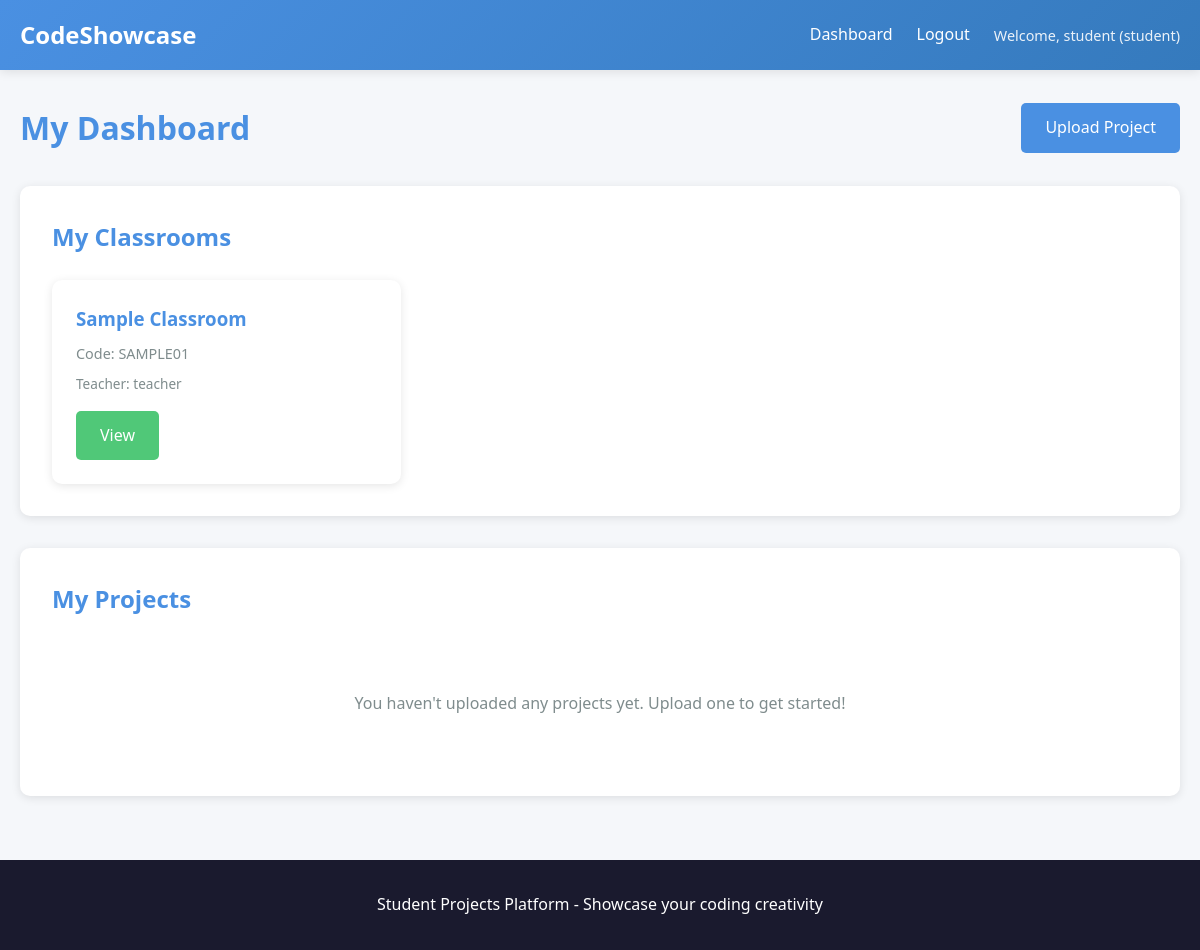
The page /dashboard (signed in) on the database its author committed.
### app.py (models this page shows)
class User(UserMixin, db.Model):
    id = db.Column(db.Integer, primary_key=True)
    username = db.Column(db.String(80), unique=True, nullable=False)
    email = db.Column(db.String(120), unique=True, nullable=False)
    password_hash = db.Column(db.String(255), nullable=False)
    role = db.Column(db.String(20), default='student')  # student, teacher, staff, parent, or admin
    parent_email = db.Column(db.String(120), nullable=True)  # Parent email for students (required for students)
    created_at = db.Column(db.DateTime, default=datetime.utcnow)
    classrooms = db.relationship('Classroom', backref='teacher', lazy=True)
    projects = db.relationship('Project', foreign_keys='Project.student_id', backref='student', lazy=True)
    challenge_submissions = db.relationship('ChallengeSubmission', backref='student', lazy=True)

class Classroom(db.Model):
    id = db.Column(db.Integer, primary_key=True)
    name = db.Column(db.String(100), nullable=False)
    code = db.Column(db.String(10), unique=True, nullable=False)
    teacher_id = db.Column(db.Integer, db.ForeignKey('user.id'), nullable=False)
    created_at = db.Column(db.DateTime, default=datetime.utcnow)
    students = db.relationship('ClassroomStudent', backref='classroom', lazy=True, cascade='all, delete-orphan')
    projects = db.relationship('Project', backref='classroom', lazy=True)
    challenges = db.relationship('Challenge', backref='classroom', lazy=True)
    subjects = db.relationship('Subject', backref='classroom', lazy=True, cascade='all, delete-orphan')

### app.py (the view)
@app.route('/dashboard')
@login_required
def dashboard():
    if current_user.role == 'admin':
        return redirect(url_for('admin_dashboard'))
    elif current_user.role == 'parent':
        return redirect(url_for('parent_dashboard'))
    elif current_user.role in ['teacher', 'staff']:
        classrooms = Classroom.query.filter_by(teacher_id=current_user.id).all()
        return render_template('teacher_dashboard.html', classrooms=classrooms)
    else:
        enrollments = ClassroomStudent.query.filter_by(student_id=current_user.id).all()
        if not enrollments:
            flash('You must be enrolled in a classroom. Please contact your teacher or admin.', 'warning')
            return render_template('student_dashboard.html', classrooms=[], projects=[], no_classroom=True)
        classroom_ids = [e.classroom_id for e in enrollments]
        classrooms = Classroom.query.filter(Classroom.id.in_(classroom_ids)).all()
        projects = Project.query.filter_by(student_id=current_user.id).all()
        return render_template('student_dashboard.html', classrooms=classrooms, projects=projects, no_classroom=False)

### app.py (called while the page is built)
@login_manager.user_loader
def load_user(user_id):
    return User.query.get(int(user_id))

### templates/student_dashboard.html (shortened to what this page needs)
{% extends "base.html" %}
{% block content %}
<div class="container">
    {% if no_classroom %}
        <div class="alert alert-warning">
            <h2>No Classroom Assigned</h2>
            <p>You must be enrolled in a classroom to use this system. Please contact your teacher or admin to be added to a classroom.</p>
        </div>
    {% else %}
    <div class="dashboard-header">
        <h1>My Dashboard</h1>
        <a href="{{ url_for('upload_project') }}" class="btn btn-primary">Upload Project</a>
    </div>
    <div class="dashboard-section">
        <h2>My Classrooms</h2>
        {% if classrooms %}
            <div class="classrooms-grid">
                {% for classroom in classrooms %}
                    <div class="classroom-card">
                        <h3>{{ classroom.name }}</h3>
                        <p class="classroom-code">Code: {{ classroom.code }}</p>
                        <p class="classroom-meta">Teacher: {{ classroom.teacher.username }}</p>
                        <a href="{{ url_for('classroom_view', classroom_id=classroom.id) }}" class="btn btn-secondary">View</a>
                    </div>
                {% endfor %}
            </div>
        {% else %}
            <p class="empty-state">You're not enrolled in any classrooms yet. Your teacher or admin will add you to a classroom.</p>
        {% endif %}
    </div>
    <div class="dashboard-section">
        <h2>My Projects</h2>
        {% if projects %}
            <div class="projects-grid">
                {% for project in projects %}
                    <div class="project-card">
                        <h3>{{ project.title }}</h3>
                        <p>{{ project.description[:100] }}{% if project.description|length > 100 %}...{% endif %}</p>
                        <div class="project-meta">
                            <span>{{ project.project_type|upper }}</span>
                            <span>{{ project.likes }} likes</span>
                        </div>
                        <a href="{{ url_for('view_project', project_id=project.id) }}" class="btn btn-secondary">View</a>
                    </div>
                {% endfor %}
            </div>
        {% else %}
            <p class="empty-state">You haven't uploaded any projects yet. Upload one to get started!</p>
        {% endif %}
    </div>
    {% endif %}
</div>
{% endblock %}

### templates/base.html (shortened to what this page needs)
<!DOCTYPE html>
<html lang="en">
<head>
    <link rel="stylesheet" href="{{ url_for('static', filename='css/style.css') }}">
</head>
<body>
    <nav class="navbar">
        <div class="container">
            <a href="{{ url_for('index') }}" class="logo">CodeShowcase</a>
            <div class="nav-links">
                {% if current_user.is_authenticated %}
                    <a href="{{ url_for('dashboard') }}">Dashboard</a>
                    <a href="{{ url_for('logout') }}">Logout</a>
                    <span class="user-info">Welcome, {{ current_user.username }} ({{ current_user.role }})</span>
                {% else %}
                    <a href="{{ url_for('login') }}">Login</a>
                    <a href="{{ url_for('register') }}">Register</a>
                {% endif %}
            </div>
        </div>
    </nav>
    <main class="main-content">
        {% block content %}{% endblock %}
    </main>
    <footer class="footer">
        <div class="container">
            <p>Student Projects Platform - Showcase your coding creativity</p>
        </div>
    </footer>
</body>
</html>

### static/css/style.css (style rules this page uses)
* { margin: 0; padding: 0; box-sizing: border-box; }
:root { --primary-color: #4a90e2; --secondary-color: #50c878; --accent-color: #ff6b6b; --dark-bg: #1a1a2e; --light-bg: #f5f7fa; --text-dark: #2c3e50; --text-light: #7f8c8d; --border-color: #e0e0e0; --shadow: 0 2px 10px rgba(0, 0, 0, 0.1); --shadow-hover: 0 4px 20px rgba(0, 0, 0, 0.15); }
body { font-family: 'Segoe UI', Tahoma, Geneva, Verdana, sans-serif; background-color: var(--light-bg); color: var(--text-dark); line-height: 1.6; min-height: 100vh; display: flex; flex-direction: column; }
.container { max-width: 1200px; margin: 0 auto; padding: 0 20px; width: 100%; }
.navbar { background: linear-gradient(135deg, var(--primary-color), #357abd); color: white; padding: 1rem 0; box-shadow: var(--shadow); }
.navbar .container { display: flex; justify-content: space-between; align-items: center; }
.logo { font-size: 1.5rem; font-weight: bold; color: white; text-decoration: none; }
.nav-links { display: flex; gap: 1.5rem; align-items: center; }
.nav-links a { color: white; text-decoration: none; transition: opacity 0.3s; }
.user-info { font-size: 0.9rem; opacity: 0.9; }
.main-content { flex: 1; padding: 2rem 0; }
.btn { padding: 0.75rem 1.5rem; border: none; border-radius: 5px; font-size: 1rem; cursor: pointer; text-decoration: none; display: inline-block; transition: all 0.3s; font-weight: 500; }
.btn-primary { background: var(--primary-color); color: white; }
.btn-secondary { background: var(--secondary-color); color: white; }
.dashboard-header { display: flex; justify-content: space-between; align-items: center; margin-bottom: 2rem; }
.dashboard-header h1 { color: var(--primary-color); }
.dashboard-section { background: white; padding: 2rem; border-radius: 10px; box-shadow: var(--shadow); margin-bottom: 2rem; }
.dashboard-section h2 { color: var(--primary-color); margin-bottom: 1.5rem; }
.classrooms-grid { display: grid; grid-template-columns: repeat(auto-fill, minmax(280px, 1fr)); gap: 1.5rem; }
.classroom-card { background: white; padding: 1.5rem; border-radius: 10px; box-shadow: var(--shadow); transition: transform 0.3s, box-shadow 0.3s; }
.classroom-card h3 { color: var(--primary-color); margin-bottom: 0.5rem; }
.classroom-code { color: var(--text-light); font-size: 0.9rem; margin-bottom: 0.5rem; }
.classroom-meta { color: var(--text-light); font-size: 0.85rem; margin-bottom: 1rem; }
.empty-state { text-align: center; padding: 3rem; color: var(--text-light); }
.footer { background: var(--dark-bg); color: white; text-align: center; padding: 2rem 0; margin-top: auto; }

### rows shown on the page
User: username "student", role "student"
Classroom: name "Sample Classroom", code "SAMPLE01", teacher.username "teacher"
